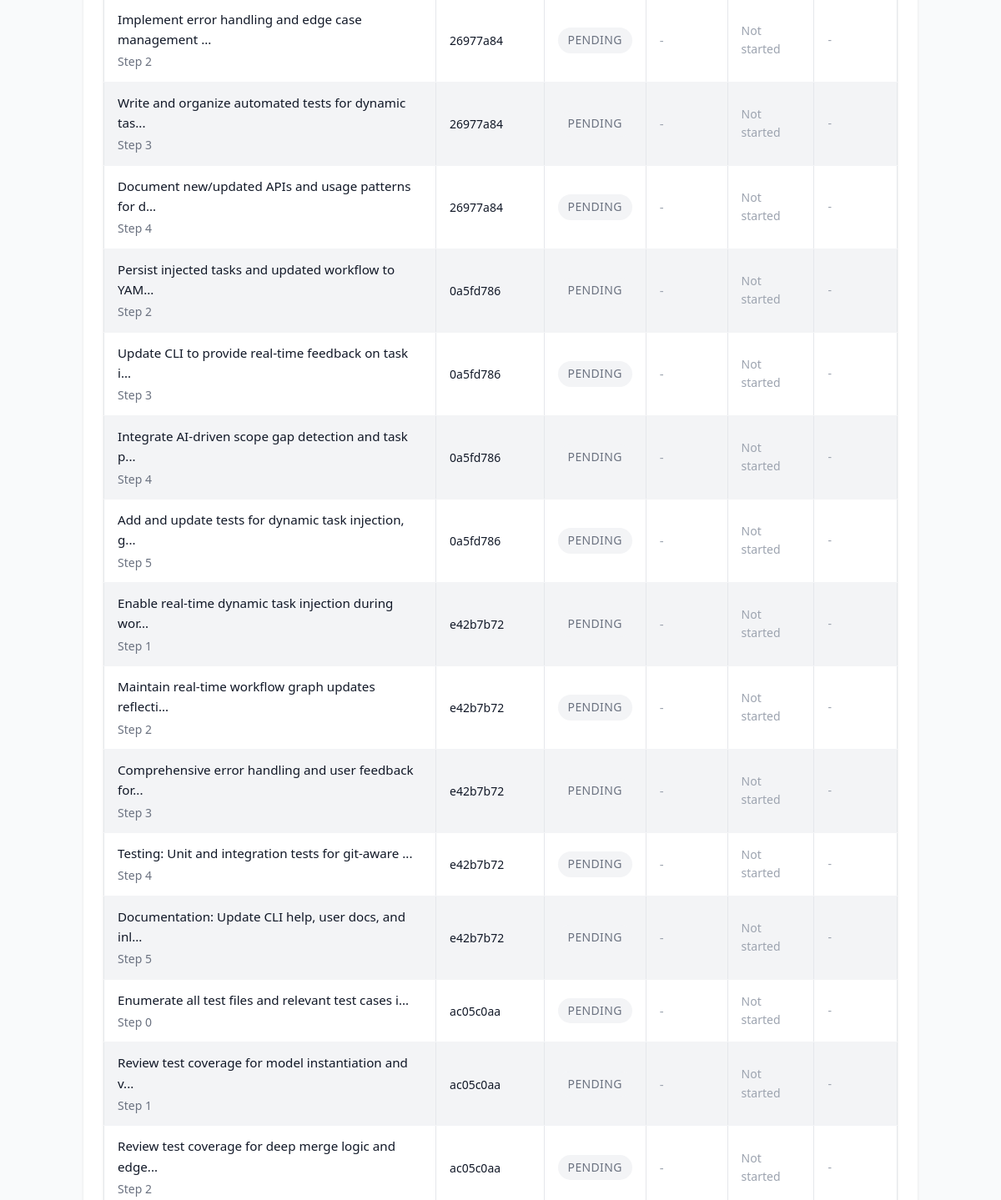
Page /tasks?status=pending (middle part) on the earlier database version.
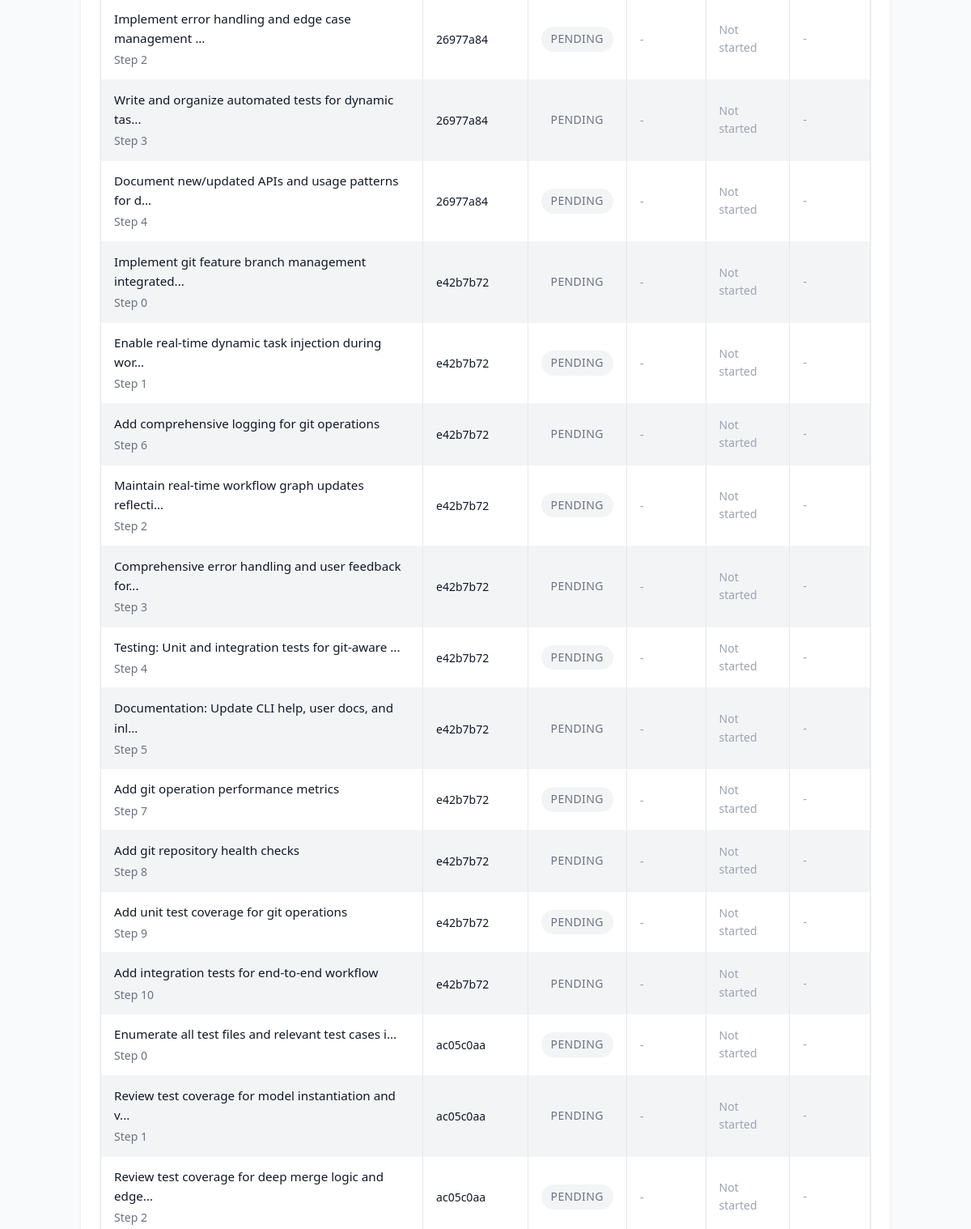
Same page on the later database version.
### tables this page shows
CREATE TABLE tasks (
                id TEXT PRIMARY KEY,
                spec_id TEXT NOT NULL,
                step_index INTEGER NOT NULL,
                task TEXT NOT NULL,
                details TEXT NOT NULL,
                files TEXT NOT NULL,
                acceptance TEXT NOT NULL,
                estimated_effort TEXT NOT NULL,
                sub_spec_id TEXT,
                decomposition_hint TEXT,
                status TEXT DEFAULT 'pending',
                started_at TIMESTAMP,
                completed_at TIMESTAMP,
                time_spent_minutes INTEGER,
                completion_notes TEXT,
                blockers TEXT DEFAULT '[]',
                -- Enhanced tracking fields
                is_completed BOOLEAN DEFAULT FALSE,
                assigned_to TEXT DEFAULT 'unassigned',
                priority INTEGER DEFAULT 5,
                last_accessed TIMESTAMP,
                estimated_completion_date TIMESTAMP,
                actual_effort_minutes INTEGER,
                dependencies TEXT DEFAULT '[]',
                -- Lifecycle timestamps
                blocked_at TIMESTAMP,
                unblocked_at TIMESTAMP,
                approved_at TIMESTAMP,
                rejected_at TIMESTAMP,
                FOREIGN KEY (spec_id) REFERENCES specifications (id) ON DELETE CASCADE
            );

### agentic_spec/web_ui.py (the view)
@app.get("/tasks", response_class=HTMLResponse)
async def list_tasks(
    request: Request,
    status: str | None = None,
    spec_id: str | None = None,
    project: str | None = None,
    start_date: str | None = None,
    end_date: str | None = None,
):
    def _parse_date(date_str: str | None) -> datetime | None:
        if not date_str:
            return None
        try:
            return datetime.fromisoformat(date_str)
        except ValueError:
            return None
    start_dt = _parse_date(start_date)
    end_dt = _parse_date(end_date)
    async with await get_db_manager() as manager:
        candidate_tasks: list[TaskDB] = []
        if spec_id:
            candidate_tasks = await manager.backend.get_tasks_for_spec(spec_id)
        else:
            specs: list[SpecificationDB] = await manager.backend.list_specifications()
            if project:
                specs = [s for s in specs if s.context.get("project") == project]
            for spec in specs:
                spec_tasks = await manager.backend.get_tasks_for_spec(spec.id)
                candidate_tasks.extend(spec_tasks)
        if status:
            candidate_tasks = [t for t in candidate_tasks if t.status.value == status]
        if start_dt:
            candidate_tasks = [
                t for t in candidate_tasks if t.started_at and t.started_at >= start_dt
            ]
        if end_dt:
            candidate_tasks = [
                t for t in candidate_tasks if t.started_at and t.started_at <= end_dt
            ]
        candidate_tasks.sort(key=lambda t: t.started_at or datetime.min, reverse=True)
        ctx = base_context(request, title="Tasks")
        ctx.update(
            {
                "tasks": candidate_tasks,
                "filters": {
                    "status": status,
                    "spec_id": spec_id,
                    "project": project,
                    "start_date": start_date,
                    "end_date": end_date,
                },
            }
        )
        return templates.TemplateResponse("task_list.html", ctx)

### agentic_spec/web_templates/task_list.html (shortened to what this page needs)
{% extends 'base.html' %}
{% block content %}
<div class="card">
  {% if tasks %}
  <table>
    <tbody>
      {% for t in tasks %}
      <tr>
        <td>
          <a href="/tasks/{{ t.id }}">{{ t.task[:50] }}{% if t.task|length > 50 %}...{% endif %}</a>
          <div class="card-subtitle">Step {{ t.id.split(':')[-1] }}</div>
        </td>
        <td>
          <a href="/specs/{{ t.spec_id }}" style="font-size: 0.875rem;">{{ t.spec_id }}</a>
        </td>
        <td>
          <span class="status-badge {{ t.status.value }}">{{ t.status.value }}</span>
        </td>
        <td>
          {% if t.progress_percentage %}
          <div class="progress-bar" style="width: 100px;">
            <div class="progress-fill" style="width: {{ t.progress_percentage }}%"></div>
          </div>
          <span style="font-size: 0.75rem; color: #6b7280;">{{ t.progress_percentage }}%</span>
          {% else %}
          <span style="color: #9ca3af;">-</span>
          {% endif %}
        </td>
        <td style="font-size: 0.875rem; color: #6b7280;">
          {% if t.started_at %}
          {{ t.started_at.strftime('%Y-%m-%d %H:%M') }}
          {% else %}
          <span style="color: #9ca3af;">Not started</span>
          {% endif %}
        </td>
        <td style="font-size: 0.875rem; color: #6b7280;">
          {% if t.started_at and t.completed_at %}
          {{ (t.completed_at - t.started_at).total_seconds() // 3600 }}h {{ ((t.completed_at - t.started_at).total_seconds() % 3600) // 60 }}m
          {% elif t.started_at %}
          <span style="color: #3b82f6;">In progress</span>
          {% else %}
          <span style="color: #9ca3af;">-</span>
          {% endif %}
        </td>
      </tr>
      {% endfor %}
    </tbody>
  </table>
  {% else %}
  <p style="color: #6b7280; text-align: center; padding: 3rem 0;">
    No tasks found{% if filters.status %} with status "{{ filters.status }}"{% endif %}.
  </p>
  {% endif %}
</div>
{% endblock %}

Differences in the rows shown:
no longer on this page (row edited): tasks: task "Persist injected tasks and updated workflow to YAM", id "2", spec_id "0a5fd786", status.value "PENDING"
no longer on this page (row edited): tasks: task "Update CLI to provide real-time feedback on task i", id "3", spec_id "0a5fd786", status.value "PENDING"
no longer on this page (row edited): tasks: task "Integrate AI-driven scope gap detection and task p", id "4", spec_id "0a5fd786", status.value "PENDING"
no longer on this page (row edited): tasks: task "Add and update tests for dynamic task injection, g", id "5", spec_id "0a5fd786", status.value "PENDING"
now on this page (row edited): tasks: task "Implement git feature branch management integrated", id "0", spec_id "e42b7b72", status.value "PENDING"
added tasks: task "Add comprehensive logging for git operations", id "6", spec_id "e42b7b72", status.value "PENDING"
added tasks: task "Add git operation performance metrics", id "7", spec_id "e42b7b72", status.value "PENDING"
added tasks: task "Add git repository health checks", id "8", spec_id "e42b7b72", status.value "PENDING"
added tasks: task "Add unit test coverage for git operations", id "9", spec_id "e42b7b72", status.value "PENDING"
added tasks: task "Add integration tests for end-to-end workflow", id "10", spec_id "e42b7b72", status.value "PENDING"
